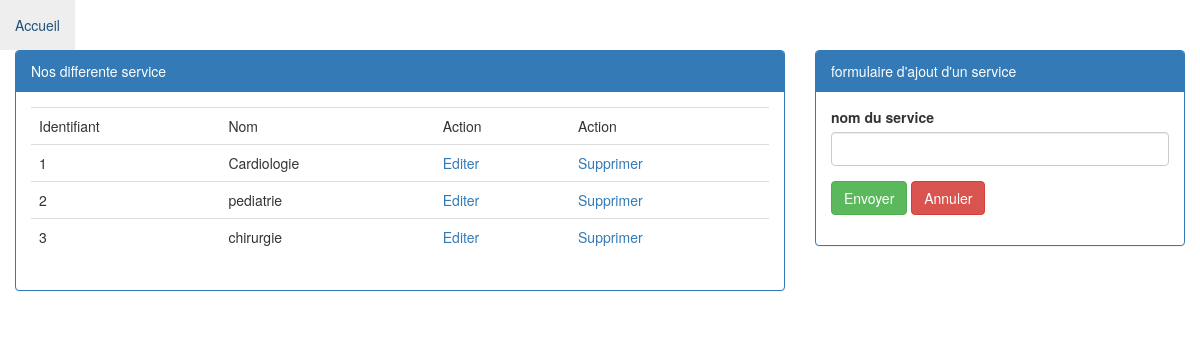
/src/view/service/ajoutservice.php (signed in), run on the app's committed database.
### tables this page shows
CREATE TABLE `Service` (
  `id_service` int(11) NOT NULL,
  `nom_service` varchar(200) NOT NULL
);

### src/model/DB.php (called while the page is built, shortened)
<?php
class DB
{
    public function __construct()
    {
        $dsn = "mysql:host=localhost;dbname=GestionRDV";
        $user = "root";
        $password = "";
        try{
            $this->db = new PDO($dsn, $user, $password);
        }catch (PDOException $ex){
            die($ex->getMessage());
        }
    }
}
?>

### src/model/ServiceDB.php (called while the page is built, shortened)
<?php
class ServiceDB extends DB{
    public function findAll()
    {
        $sql = "SELECT * FROM Service";
        return $this->db->query($sql);
    }
}
?>

### src/view/service/ajoutservice.php (the view, shortened to what this page needs)
<!DOCTYPE html>
<html>
<head>
    <link rel="stylesheet" href="../../../public/css/bootstrap.min.css"/>
</head>
<body>
<div class="nav navbar-primary">
        <ul class="nav navbar-nav">
            <li><a href="../../view/accueil/accueil.php">Accueil</a></li>
        </ul>
</div>
<div class="container col-md-8">
		<div class="panel panel-primary">
			<div class="panel-heading">Nos differente service</div>
			<div class="panel-body">
			<table class="table">
					<tr>
						<td>Identifiant</td>
						<td>Nom</td>
						<td>Action</td>
						<td>Action</td>
					</tr>
					<?php
						require_once "../../model/DB.php";
						require_once "../../model/ServiceDB.php";
						$servicedb = new ServiceDB();
						$services = $servicedb->findAll()->fetchAll();
						foreach($services as $key => $service){
							echo "<tr>
							<td>".$service[0]."</td>
							<td>".$service[1]."</td>
							<td><a href='?id_service=$service[0]'>Editer</td>
							<td><a href='../../controller/ServiceController.php?id_service=$service[0]' onClick='return confirm(\"Voulez vous supprimer\");'>Supprimer</a></td>
							</tr>";
						}
					?>
				</table>
			</div>
		</div>
	</div>
<div class="col-md-4">
		 <div class="panel panel-primary">
		   <div class="panel-heading">formulaire d'ajout d'un service</div>
			 <div class="panel-body">
	       <form method="POST" action="../../controller/ServiceController.php" id = "formulaire">
				<div class="form-group">
                        <label class="control-label">nom du service</label>
						<input class="form-control" type="text" name="nom_service" value ="<?php if(isset($service_edit)) echo $service_edit->nom_service; ?>" />
				</div>
				<div class="form-group">
					<?php if(isset($service_edit)) {?>
						<input class="btn btn-primary" type="submit" name="modifier" value="Modifier" />
					<?php } else { ?>
						<input class="btn btn-success" type="submit" name="envoyer" value="Envoyer" />
					<?php } ?>
						<input class="btn btn-danger" type="reset" name="annuler" value="Annuler" />
					</div>
			</form>
		</div>
	</div>
</div>
</body>
</html>

### data on the page
service: id_service "1", nom_service "Cardiologie"
service: id_service "2", nom_service "pediatrie"
service: id_service "3", nom_service "chirurgie"
